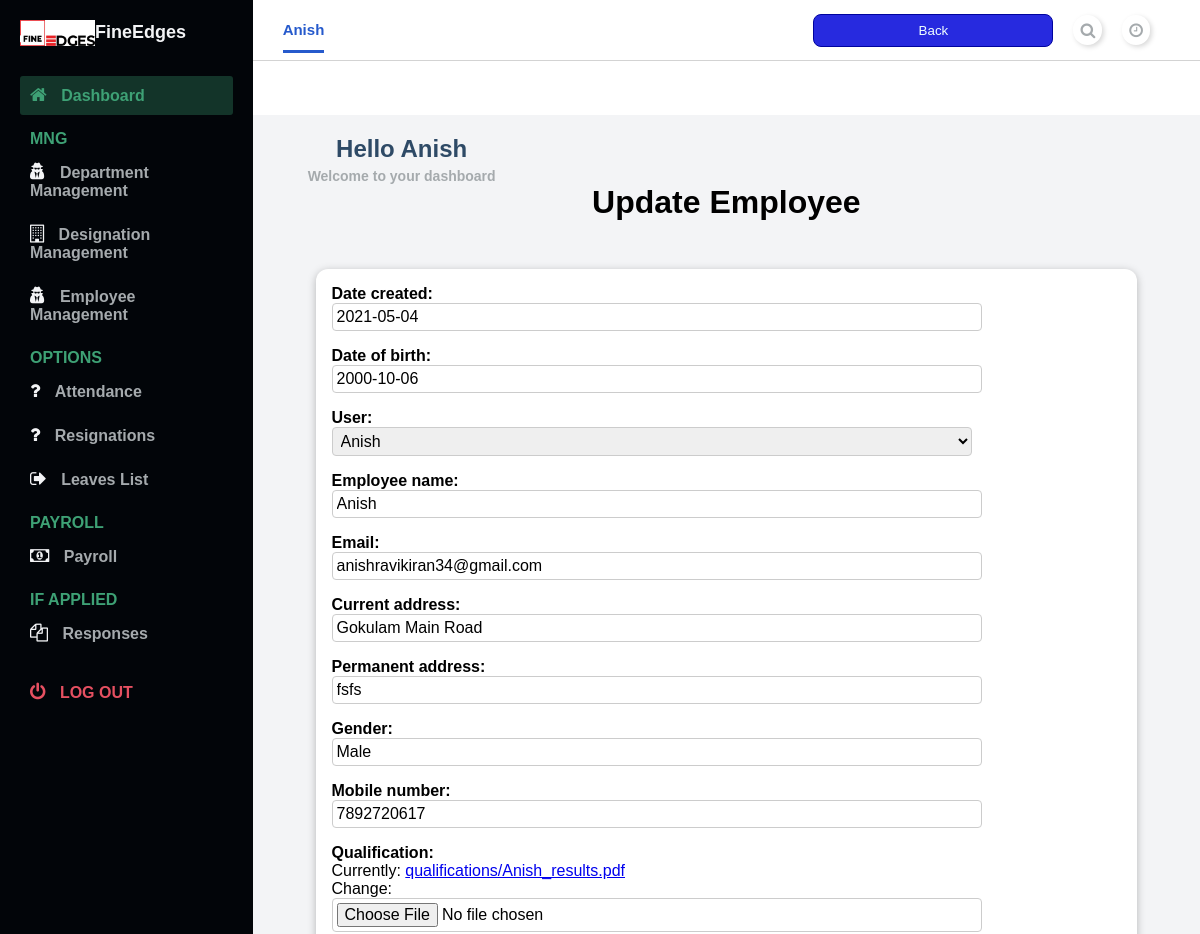
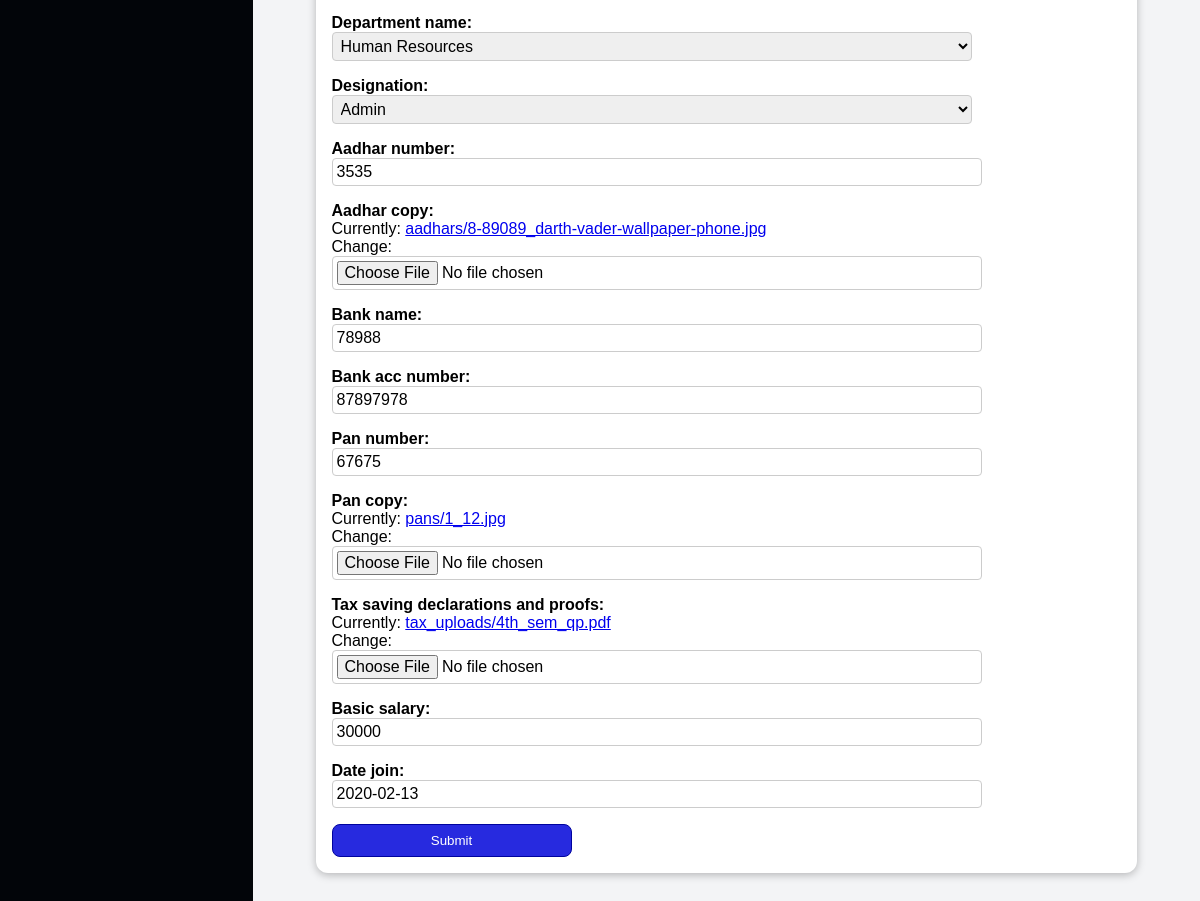
/6/employee-update (signed in), run on the app's committed database (2 pictures, top to bottom).
### loginanddashboard/models.py (models this page shows, shortened)
class EmplopyeeDetails(models.Model):
    user = models.OneToOneField(User, null=True, blank=True, on_delete=models.CASCADE)
    employee_name = models.CharField(max_length=100)
    email = models.EmailField()
    current_address = models.CharField(max_length=200)
    permanent_address = models.CharField(max_length=200)
    gender = models.CharField(max_length=10)
    mobile_number = models.BigIntegerField(null=True)
    date_of_birth = models.DateField(null=True, auto_created=True)
    qualification = models.FileField(upload_to="qualifications", null=True,)
    department_name = models.ForeignKey(
        Department, null=True, on_delete=models.SET_NULL,
        related_name="dept")
    designation = models.ForeignKey(
        Designation, null=True, on_delete=models.SET_NULL,
        related_name="designation")
    aadhar_number = models.BigIntegerField(null=True)
    aadhar_copy = models.FileField(upload_to="aadhars", null=True)
    bank_name = models.CharField(max_length=200, null=True)
    bank_acc_number = models.BigIntegerField(null=True)
    pan_number = models.BigIntegerField(null=True)
    pan_copy = models.FileField(upload_to="pans", null=True)
    tax_saving_declarations_and_proofs = models.FileField(upload_to="tax_uploads", null=True)
    basic_salary = models.BigIntegerField(null=True)
    date_created = models.DateField(auto_created=True)
    date_join = models.DateField(null=True)

class Department(models.Model):
    department_name = models.CharField(max_length=100)
    def __str__(self):
        return self.department_name

### loginanddashboard/views.py (the view)
# urls.py: path("<int:pk>/employee-update", login_required(login_url='login')(views.EmployeeUpdateView.as_view()), name="empupdate"),
class EmployeeUpdateView(UpdateView):
    template_name = 'loginanddashboard/employee_update.html'
    @method_decorator(decorators.allowed_users(allowed_roles=['HR','admin']))
    def dispatch(self, *args, **kwargs):
        return super().dispatch(*args, **kwargs)
    model = models.EmplopyeeDetails
    fields = "__all__"
    success_url = "/employee-list"

### loginanddashboard/models.py (called while the page is built)
    def __str__(self):
        return self.designation_name

### loginanddashboard/templates/loginanddashboard/employee_update.html (shortened to what this page needs)
{% extends 'base.html' %}
{% load static %}
{% block css_files %}
    <link rel="stylesheet" href="{% static "loginanddashboard/employee_details.css" %}">
{% endblock css_files %}
    {% block content %}
    <h1>Update Employee</h1>
    <form method="POST" class="form-control" action="employee-update" enctype="multipart/form-data">
         {% for field in form %}
        <div class="form-control {% if field.errors %} errors{% endif %}">
            {{ field.label_tag }}
            {{ field }}
        </div>
         {% endfor %}
      <button>Submit</button>
    </form>
    {% endblock %}

### templates/base.html (shortened to what this page needs)
{% load static %}
<!DOCTYPE html>
<html lang="en">
  <head>
    <link
      rel="stylesheet"
      href="https://stackpath.bootstrapcdn.com/font-awesome/4.7.0/css/font-awesome.min.css"
    />
    <link rel="stylesheet" href="{% static 'base.css' %}" />
    {% block css_files %}
    {% endblock css_files %}
  </head>
  <body id="body">
    <div class="container">
      <nav class="navbar">
        <div class="navbar__left">
          <a class="active_link" href="#">{{request.user}}</a>
        </div>
        <div class="navbar__right">
        <button><a href="{% url 'home' %}">Back</a></button>
          <a href="#">
            <i class="fa fa-search" aria-hidden="true"></i>
          </a>
          <a href="#">
            <i class="fa fa-clock-o" aria-hidden="true"></i>
          </a>
        </div>
      </nav>
      <main>
        <div class="main__container">
          <div class="main__title">
            <div class="main__greeting">
              <h1>Hello {{request.user}}</h1>
              <p>Welcome to your dashboard</p>
            </div>
          </div>
        {% block content %}
        {% endblock content %}
        </div>
      </main>
      <div id="sidebar">
        <div class="sidebar__title">
          <div class="sidebar__img">
            <img src="{% static 'loginanddashboard/images/finedgeslogo.jpeg' %}" alt="logo" />
            <h1>FineEdges</h1>
          </div>
        </div>
        <div class="sidebar__menu">
          <div class="sidebar__link active_menu_link">
            <i class="fa fa-home"></i>
            <a href="{% url 'home' %}">Dashboard</a>
          </div>
          <h2>MNG</h2>
          <div class="sidebar__link">
            <i class="fa fa-user-secret" aria-hidden="true"></i>
            <a href="{% url 'deplist' %}">Department Management</a>
          </div>
          <div class="sidebar__link">
            <i class="fa fa-building-o"></i>
            <a href="{% url 'deslist' %}">Designation Management</a>
          </div>
          <div class="sidebar__link">
            <i class="fa fa-user-secret"></i>
            <a href="{% url 'emplist' %}">Employee Management</a>
          </div>
          <h2>OPTIONS</h2>
         <div class="sidebar__link">
            <i class="fa fa-question"></i>
            <a href="{% url 'empupload' %}">Attendance</a>
          </div>
          <div class="sidebar__link">
            <i class="fa fa-question"></i>
            <a href="{% url 'empreslist' %}">Resignations</a>
          </div>
          <div class="sidebar__link">
            <i class="fa fa-sign-out"></i>
            <a href="{% url 'emplevlist' %}">Leaves List</a>
          </div>
          <h2>PAYROLL</h2>
          <div class="sidebar__link">
            <i class="fa fa-money"></i>
            <a href="{% url 'paycal' %}">Payroll</a>
          </div>
          <h2>IF APPLIED</h2>
          <div class="sidebar__link">
            <i class="fa fa-files-o"></i>
            <a href="{% url 'responses' %}">Responses</a>
          </div>
          <div class="sidebar__logout">
            <i class="fa fa-power-off"></i>
            <a href="{% url "logout" %}">Log out</a>
          </div>
        </div>
      </div>
    </div>
  </body>
</html>

### static/base.css (style rules this page uses)
* { margin: 0; padding: 0; }
body { box-sizing: border-box; font-family: "Lato", sans-serif; }
.container { display: grid; height: 100vh; grid-template-columns: 0.8fr 1fr 1fr 1fr; grid-template-rows: 0.2fr 3fr; grid-template-areas: "sidebar nav nav nav" "sidebar main main main"; }
.navbar { background: #ffffff; grid-area: nav; height: 60px; display: flex; align-items: center; justify-content: space-between; padding: 0 30px 0 30px; border-bottom: 1px solid lightgray; }
.navbar__left > a { margin-right: 30px; text-decoration: none; color: #a5aaad; font-size: 15px; font-weight: 700; }
.navbar__left .active_link { color: #265acc; border-bottom: 3px solid #265acc; padding-bottom: 12px; }
.navbar__right { display: flex; justify-content: center; align-items: center; }
.navbar__right > a { margin-left: 20px; text-decoration: none; }
.navbar__right > a > i { color: #a5aaad; font-size: 16px; border-radius: 50px; background: #ffffff; box-shadow: 2px 2px 5px #d9d9d9, -2px -2px 5px #ffffff; padding: 7px; }
main { background: #f3f4f6; grid-area: main; overflow-y: auto; }
.main__container { padding: 20px 35px; }
.main__title { display: flex; align-items: center; }
.main__greeting > h1 { font-size: 24px; color: #2e4a66; margin-bottom: 5px; }
.main__greeting > p { font-size: 14px; font-weight: 700; color: #a5aaad; }
#sidebar { background: #020509; grid-area: sidebar; overflow-y: auto; padding: 20px; -webkit-transition: all 0.5s; transition: all 0.5s; }
.sidebar__title { display: flex; justify-content: space-between; align-items: center; color: #f3f4f6; margin-bottom: 30px; }
.sidebar__img { display: flex; align-items: center; }
.sidebar__title > div > img { width: 75px; object-fit: contain; }
.sidebar__title > div > h1 { font-size: 18px; display: inline; }
.sidebar__menu > h2 { color: #3ea175; font-size: 16px; margin-top: 15px; margin-bottom: 5px; padding: 0 10px; font-weight: 700; }
.sidebar__link { color: #f3f4f6; padding: 10px; border-radius: 3px; margin-bottom: 5px; }
.active_menu_link { background: rgba(62, 161, 117, 0.3); color: #3ea175; }
.active_menu_link a { color: #3ea175 !important; }
.sidebar__link > a { text-decoration: none; color: #a5aaad; font-weight: 700; }
.sidebar__link > i { margin-right: 10px; font-size: 18px; }
.sidebar__logout { margin-top: 20px; padding: 10px; color: #e65061; }
.sidebar__logout > a { text-decoration: none; color: #e65061; font-weight: 700; text-transform: uppercase; }
.sidebar__logout > i { margin-right: 10px; font-size: 18px; }
button a:link { text-decoration: none; color: azure; }

### loginanddashboard/static/loginanddashboard/employee_details.css (style rules this page uses)
body { font-family: sans-serif; margin: 0; }
h1 { text-align: center; font-weight: bold; }
form { margin: 3rem auto; width: 90%; max-width: 90rem; padding: 1rem; border-radius: 12px; background-color: white; box-shadow: 0 2px 8px rgba(0, 0, 0, 0.26); }
button { cursor: pointer; padding: 0.5rem 1.5rem; border-radius: 8px; background-color: rgb(39, 42, 223); color: white; border: 1px solid rgb(0, 3, 158); width: 15rem; }
.form-control { margin-bottom: 1rem; }
.form-control input { font: inherit; padding: 0.25rem; border-radius: 4px; border: 1px solid #ccc; display: block; width: 40rem; }
.form-control select { font: inherit; padding: 0.25rem; border-radius: 4px; border: 1px solid #ccc; display: block; width: 40rem }
.form-control label { font-weight: bold; display: block; }

### data on the page
EmplopyeeDetails: form "2021-05-04" "2000-10-06" "Anish" "Anish" "anishravikiran34@gmail.com" "Gokulam Main Road" "fsfs" "Male" "7892720617" "Admin" "3535" "78988" "87897978" "67675" "30000" "2020-02-13"
Department: form "Human Resources"

### other printed values
{{ request.user }} "Anish"
{{ field.label_tag }} "Date created:" "Date of birth:" "User:" "Employee name:" "Email:" "Current address:" "Permanent address:" "Gender:" "Mobile number:" "Qualification:" "Department name:" "Designation:" "Aadhar number:" "Aadhar copy:" "Bank name:" "Bank acc number:" "Pan number:" "Pan copy:" "Tax saving declarations and proofs:" "Basic salary:" "Date join:"
